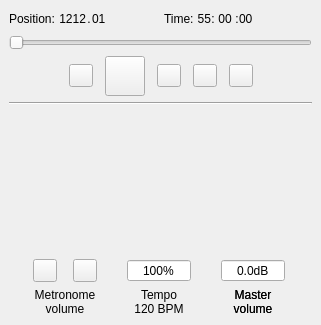
<?xml version="1.0" encoding="UTF-8"?>
<ui version="4.0">
 <class>PlayPanelBase</class>
 <widget class="QDockWidget" name="PlayPanelBase">
  <property name="geometry">
   <rect>
    <x>0</x>
    <y>0</y>
    <width>265</width>
    <height>325</height>
   </rect>
  </property>
  <property name="minimumSize">
   <size>
    <width>321</width>
    <height>325</height>
   </size>
  </property>
  <property name="floating">
   <bool>true</bool>
  </property>
  <property name="features">
   <set>QDockWidget::DockWidgetClosable|QDockWidget::DockWidgetMovable|QDockWidget::DockWidgetFloatable</set>
  </property>
  <property name="windowTitle">
   <string>Play Panel</string>
  </property>
  <widget class="QWidget" name="dockWidgetContents">
   <layout class="QVBoxLayout" name="verticalLayout">
    <item>
     <layout class="QGridLayout" name="gridLayout">
      <property name="topMargin">
       <number>0</number>
      </property>
      <property name="verticalSpacing">
       <number>0</number>
      </property>
      <item row="1" column="0">
       <layout class="QHBoxLayout" name="horizontalLayout_2">
        <property name="spacing">
         <number>0</number>
        </property>
        <property name="topMargin">
         <number>0</number>
        </property>
        <item>
         <widget class="QLabel" name="measureBeatTag">
          <property name="sizePolicy">
           <sizepolicy hsizetype="Minimum" vsizetype="Preferred">
            <horstretch>0</horstretch>
            <verstretch>0</verstretch>
           </sizepolicy>
          </property>
          <property name="maximumSize">
           <size>
            <width>1000</width>
            <height>32</height>
           </size>
          </property>
          <property name="toolTip">
           <string>Measure.Beat</string>
          </property>
          <property name="text">
           <string>Position:</string>
          </property>
         </widget>
        </item>
        <item>
         <widget class="QLabel" name="measureLabel">
          <property name="sizePolicy">
           <sizepolicy hsizetype="Minimum" vsizetype="Preferred">
            <horstretch>0</horstretch>
            <verstretch>0</verstretch>
           </sizepolicy>
          </property>
          <property name="minimumSize">
           <size>
            <width>12</width>
            <height>0</height>
           </size>
          </property>
          <property name="maximumSize">
           <size>
            <width>48</width>
            <height>32</height>
           </size>
          </property>
          <property name="text">
           <string notr="true" extracomment="placeholder"> 1212</string>
          </property>
          <property name="alignment">
           <set>Qt::AlignRight|Qt::AlignTrailing|Qt::AlignVCenter</set>
          </property>
          <property name="indent">
           <number>-1</number>
          </property>
         </widget>
        </item>
        <item>
         <widget class="QLabel" name="measureBeatDot">
          <property name="sizePolicy">
           <sizepolicy hsizetype="Fixed" vsizetype="Preferred">
            <horstretch>0</horstretch>
            <verstretch>0</verstretch>
           </sizepolicy>
          </property>
          <property name="minimumSize">
           <size>
            <width>6</width>
            <height>0</height>
           </size>
          </property>
          <property name="maximumSize">
           <size>
            <width>6</width>
            <height>32</height>
           </size>
          </property>
          <property name="text">
           <string notr="true">.</string>
          </property>
          <property name="alignment">
           <set>Qt::AlignCenter</set>
          </property>
         </widget>
        </item>
        <item>
         <widget class="QLabel" name="beatLabel">
          <property name="sizePolicy">
           <sizepolicy hsizetype="Fixed" vsizetype="Preferred">
            <horstretch>0</horstretch>
            <verstretch>0</verstretch>
           </sizepolicy>
          </property>
          <property name="minimumSize">
           <size>
            <width>20</width>
            <height>0</height>
           </size>
          </property>
          <property name="maximumSize">
           <size>
            <width>20</width>
            <height>32</height>
           </size>
          </property>
          <property name="text">
           <string notr="true" extracomment="placeholder">01</string>
          </property>
          <property name="alignment">
           <set>Qt::AlignLeading|Qt::AlignLeft|Qt::AlignVCenter</set>
          </property>
         </widget>
        </item>
        <item>
         <spacer name="horizontalSpacer_2">
          <property name="orientation">
           <enum>Qt::Horizontal</enum>
          </property>
          <property name="sizeHint" stdset="0">
           <size>
            <width>10</width>
            <height>20</height>
           </size>
          </property>
         </spacer>
        </item>
       </layout>
      </item>
      <item row="1" column="1">
       <layout class="QHBoxLayout" name="horizontalLayout">
        <property name="spacing">
         <number>0</number>
        </property>
        <item>
         <widget class="QLabel" name="timeTag">
          <property name="sizePolicy">
           <sizepolicy hsizetype="Minimum" vsizetype="Preferred">
            <horstretch>0</horstretch>
            <verstretch>0</verstretch>
           </sizepolicy>
          </property>
          <property name="maximumSize">
           <size>
            <width>1000</width>
            <height>32</height>
           </size>
          </property>
          <property name="text">
           <string>Time:</string>
          </property>
          <property name="alignment">
           <set>Qt::AlignLeading|Qt::AlignLeft|Qt::AlignVCenter</set>
          </property>
         </widget>
        </item>
        <item>
         <widget class="QLabel" name="hourLabel">
          <property name="sizePolicy">
           <sizepolicy hsizetype="Minimum" vsizetype="Preferred">
            <horstretch>0</horstretch>
            <verstretch>0</verstretch>
           </sizepolicy>
          </property>
          <property name="minimumSize">
           <size>
            <width>10</width>
            <height>0</height>
           </size>
          </property>
          <property name="maximumSize">
           <size>
            <width>24</width>
            <height>32</height>
           </size>
          </property>
          <property name="text">
           <string notr="true" extracomment="placeholder"> 55</string>
          </property>
          <property name="alignment">
           <set>Qt::AlignRight|Qt::AlignTrailing|Qt::AlignVCenter</set>
          </property>
         </widget>
        </item>
        <item>
         <widget class="QLabel" name="timeColon1">
          <property name="sizePolicy">
           <sizepolicy hsizetype="Fixed" vsizetype="Preferred">
            <horstretch>0</horstretch>
            <verstretch>0</verstretch>
           </sizepolicy>
          </property>
          <property name="minimumSize">
           <size>
            <width>4</width>
            <height>0</height>
           </size>
          </property>
          <property name="maximumSize">
           <size>
            <width>4</width>
            <height>32</height>
           </size>
          </property>
          <property name="text">
           <string notr="true">:</string>
          </property>
          <property name="alignment">
           <set>Qt::AlignCenter</set>
          </property>
         </widget>
        </item>
        <item>
         <widget class="QLabel" name="minuteLabel">
          <property name="sizePolicy">
           <sizepolicy hsizetype="Fixed" vsizetype="Preferred">
            <horstretch>0</horstretch>
            <verstretch>0</verstretch>
           </sizepolicy>
          </property>
          <property name="minimumSize">
           <size>
            <width>20</width>
            <height>0</height>
           </size>
          </property>
          <property name="maximumSize">
           <size>
            <width>20</width>
            <height>32</height>
           </size>
          </property>
          <property name="text">
           <string notr="true" extracomment="placeholder">00</string>
          </property>
          <property name="alignment">
           <set>Qt::AlignCenter</set>
          </property>
         </widget>
        </item>
        <item>
         <widget class="QLabel" name="timeColon2">
          <property name="sizePolicy">
           <sizepolicy hsizetype="Fixed" vsizetype="Preferred">
            <horstretch>0</horstretch>
            <verstretch>0</verstretch>
           </sizepolicy>
          </property>
          <property name="minimumSize">
           <size>
            <width>4</width>
            <height>0</height>
           </size>
          </property>
          <property name="maximumSize">
           <size>
            <width>4</width>
            <height>32</height>
           </size>
          </property>
          <property name="text">
           <string notr="true">:</string>
          </property>
          <property name="alignment">
           <set>Qt::AlignCenter</set>
          </property>
         </widget>
        </item>
        <item>
         <widget class="QLabel" name="secondLabel">
          <property name="sizePolicy">
           <sizepolicy hsizetype="Fixed" vsizetype="Preferred">
            <horstretch>0</horstretch>
            <verstretch>0</verstretch>
           </sizepolicy>
          </property>
          <property name="minimumSize">
           <size>
            <width>20</width>
            <height>0</height>
           </size>
          </property>
          <property name="maximumSize">
           <size>
            <width>20</width>
            <height>32</height>
           </size>
          </property>
          <property name="text">
           <string notr="true" extracomment="placeholder">00</string>
          </property>
          <property name="alignment">
           <set>Qt::AlignLeading|Qt::AlignLeft|Qt::AlignVCenter</set>
          </property>
         </widget>
        </item>
        <item>
         <spacer name="horizontalSpacer_4">
          <property name="orientation">
           <enum>Qt::Horizontal</enum>
          </property>
          <property name="sizeHint" stdset="0">
           <size>
            <width>10</width>
            <height>20</height>
           </size>
          </property>
         </spacer>
        </item>
       </layout>
      </item>
     </layout>
    </item>
    <item>
     <widget class="QSlider" name="posSlider">
      <property name="focusPolicy">
       <enum>Qt::TabFocus</enum>
      </property>
      <property name="toolTip">
       <string>Playback position</string>
      </property>
      <property name="accessibleName">
       <string>Playback position</string>
      </property>
      <property name="orientation">
       <enum>Qt::Horizontal</enum>
      </property>
     </widget>
    </item>
    <item>
     <layout class="QGridLayout" name="buttonsLayout">
      <property name="topMargin">
       <number>0</number>
      </property>
      <property name="horizontalSpacing">
       <number>12</number>
      </property>
      <item row="0" column="1">
       <widget class="QToolButton" name="rewindButton">
        <property name="text">
         <string notr="true"/>
        </property>
        <property name="icon">
         <iconset resource="musescore.qrc">
          <normaloff>:/data/icons/media-skip-backward.svg</normaloff>:/data/icons/media-skip-backward.svg</iconset>
        </property>
       </widget>
      </item>
      <item row="0" column="5">
       <widget class="QToolButton" name="loopOutButton">
        <property name="text">
         <string notr="true"/>
        </property>
        <property name="icon">
         <iconset resource="musescore.qrc">
          <normaloff>:/data/icons/media-playback-loop-out.svg</normaloff>:/data/icons/media-playback-loop-out.svg</iconset>
        </property>
       </widget>
      </item>
      <item row="0" column="4">
       <widget class="QToolButton" name="loopButton">
        <property name="text">
         <string notr="true"/>
        </property>
        <property name="icon">
         <iconset resource="musescore.qrc">
          <normaloff>:/data/icons/media-playback-loop.svg</normaloff>:/data/icons/media-playback-loop.svg</iconset>
        </property>
        <property name="checkable">
         <bool>true</bool>
        </property>
       </widget>
      </item>
      <item row="0" column="3">
       <widget class="QToolButton" name="loopInButton">
        <property name="text">
         <string notr="true"/>
        </property>
        <property name="icon">
         <iconset resource="musescore.qrc">
          <normaloff>:/data/icons/media-playback-loop-in.svg</normaloff>:/data/icons/media-playback-loop-in.svg</iconset>
        </property>
       </widget>
      </item>
      <item row="0" column="0">
       <spacer name="horizontalSpacer_3">
        <property name="orientation">
         <enum>Qt::Horizontal</enum>
        </property>
        <property name="sizeHint" stdset="0">
         <size>
          <width>5</width>
          <height>20</height>
         </size>
        </property>
       </spacer>
      </item>
      <item row="0" column="2">
       <widget class="QToolButton" name="playButton">
        <property name="minimumSize">
         <size>
          <width>40</width>
          <height>40</height>
         </size>
        </property>
        <property name="maximumSize">
         <size>
          <width>40</width>
          <height>40</height>
         </size>
        </property>
        <property name="text">
         <string notr="true"/>
        </property>
        <property name="icon">
         <iconset resource="musescore.qrc">
          <normaloff>:/data/icons/media-playback-start.svg</normaloff>:/data/icons/media-playback-start.svg</iconset>
        </property>
        <property name="checkable">
         <bool>true</bool>
        </property>
       </widget>
      </item>
      <item row="0" column="6">
       <spacer name="horizontalSpacer_5">
        <property name="orientation">
         <enum>Qt::Horizontal</enum>
        </property>
        <property name="sizeHint" stdset="0">
         <size>
          <width>5</width>
          <height>20</height>
         </size>
        </property>
       </spacer>
      </item>
     </layout>
    </item>
    <item>
     <widget class="Line" name="line">
      <property name="orientation">
       <enum>Qt::Horizontal</enum>
      </property>
     </widget>
    </item>
    <item>
     <layout class="QGridLayout" name="slidersEtcLayout">
      <property name="sizeConstraint">
       <enum>QLayout::SetDefaultConstraint</enum>
      </property>
      <property name="leftMargin">
       <number>0</number>
      </property>
      <property name="topMargin">
       <number>0</number>
      </property>
      <property name="rightMargin">
       <number>0</number>
      </property>
      <property name="bottomMargin">
       <number>0</number>
      </property>
      <property name="spacing">
       <number>6</number>
      </property>
      <item row="2" column="0">
       <layout class="QHBoxLayout" name="metronomeTagLayout">
        <property name="topMargin">
         <number>0</number>
        </property>
        <item>
         <widget class="QLabel" name="metronomeTag">
          <property name="sizePolicy">
           <sizepolicy hsizetype="Minimum" vsizetype="Fixed">
            <horstretch>0</horstretch>
            <verstretch>0</verstretch>
           </sizepolicy>
          </property>
          <property name="maximumSize">
           <size>
            <width>16777215</width>
            <height>36</height>
           </size>
          </property>
          <property name="text">
           <string>Metronome
volume</string>
          </property>
          <property name="textFormat">
           <enum>Qt::PlainText</enum>
          </property>
          <property name="alignment">
           <set>Qt::AlignCenter</set>
          </property>
         </widget>
        </item>
       </layout>
      </item>
      <item row="0" column="0">
       <layout class="QHBoxLayout" name="metroSliderLayout">
        <property name="topMargin">
         <number>0</number>
        </property>
        <item>
         <spacer name="metroSliderSpacer">
          <property name="orientation">
           <enum>Qt::Horizontal</enum>
          </property>
          <property name="sizeType">
           <enum>QSizePolicy::Fixed</enum>
          </property>
          <property name="sizeHint" stdset="0">
           <size>
            <width>20</width>
            <height>20</height>
           </size>
          </property>
         </spacer>
        </item>
        <item>
         <widget class="Awl::VolSlider" name="mgainSlider" native="true">
          <property name="sizePolicy">
           <sizepolicy hsizetype="Fixed" vsizetype="MinimumExpanding">
            <horstretch>0</horstretch>
            <verstretch>0</verstretch>
           </sizepolicy>
          </property>
          <property name="minimumSize">
           <size>
            <width>0</width>
            <height>64</height>
           </size>
          </property>
          <property name="maximumSize">
           <size>
            <width>128</width>
            <height>512</height>
           </size>
          </property>
          <property name="focusPolicy">
           <enum>Qt::TabFocus</enum>
          </property>
          <property name="toolTip">
           <string>Metronome volume</string>
          </property>
          <property name="accessibleName">
           <string>Metronome volume</string>
          </property>
          <property name="accessibleDescription">
           <string>Use up and down arrows to change value</string>
          </property>
          <property name="autoFillBackground">
           <bool>false</bool>
          </property>
         </widget>
        </item>
       </layout>
      </item>
      <item row="1" column="1">
       <layout class="QHBoxLayout" name="tempoPercentLayout">
        <item>
         <widget class="QSpinBox" name="speedSpinBox">
          <property name="sizePolicy">
           <sizepolicy hsizetype="Fixed" vsizetype="Fixed">
            <horstretch>0</horstretch>
            <verstretch>0</verstretch>
           </sizepolicy>
          </property>
          <property name="maximumSize">
           <size>
            <width>64</width>
            <height>16777215</height>
           </size>
          </property>
          <property name="toolTip">
           <string>Playback speed (as percentage)</string>
          </property>
          <property name="accessibleName">
           <string>Playback speed (as percentage)</string>
          </property>
          <property name="alignment">
           <set>Qt::AlignCenter</set>
          </property>
          <property name="buttonSymbols">
           <enum>QAbstractSpinBox::NoButtons</enum>
          </property>
          <property name="suffix">
           <string>%</string>
          </property>
          <property name="minimum">
           <number>10</number>
          </property>
          <property name="maximum">
           <number>300</number>
          </property>
          <property name="singleStep">
           <number>5</number>
          </property>
          <property name="value">
           <number>100</number>
          </property>
         </widget>
        </item>
       </layout>
      </item>
      <item row="1" column="2">
       <layout class="QHBoxLayout" name="volumeTextLayout">
        <property name="leftMargin">
         <number>0</number>
        </property>
        <property name="topMargin">
         <number>0</number>
        </property>
        <property name="rightMargin">
         <number>0</number>
        </property>
        <property name="bottomMargin">
         <number>0</number>
        </property>
        <item>
         <widget class="QDoubleSpinBox" name="volSpinBox">
          <property name="sizePolicy">
           <sizepolicy hsizetype="Fixed" vsizetype="Fixed">
            <horstretch>0</horstretch>
            <verstretch>0</verstretch>
           </sizepolicy>
          </property>
          <property name="maximumSize">
           <size>
            <width>64</width>
            <height>16777215</height>
           </size>
          </property>
          <property name="toolTip">
           <string>Master volume (decibel)</string>
          </property>
          <property name="accessibleName">
           <string>Master volume (decibel)</string>
          </property>
          <property name="alignment">
           <set>Qt::AlignCenter</set>
          </property>
          <property name="buttonSymbols">
           <enum>QAbstractSpinBox::NoButtons</enum>
          </property>
          <property name="suffix">
           <string extracomment="decibel">dB</string>
          </property>
          <property name="decimals">
           <number>1</number>
          </property>
         </widget>
        </item>
       </layout>
      </item>
      <item row="0" column="2">
       <layout class="QHBoxLayout" name="volumeSliderLayout">
        <property name="topMargin">
         <number>0</number>
        </property>
        <item>
         <widget class="Awl::VolSlider" name="volumeSlider" native="true">
          <property name="sizePolicy">
           <sizepolicy hsizetype="Preferred" vsizetype="MinimumExpanding">
            <horstretch>0</horstretch>
            <verstretch>0</verstretch>
           </sizepolicy>
          </property>
          <property name="minimumSize">
           <size>
            <width>0</width>
            <height>64</height>
           </size>
          </property>
          <property name="maximumSize">
           <size>
            <width>128</width>
            <height>512</height>
           </size>
          </property>
          <property name="focusPolicy">
           <enum>Qt::TabFocus</enum>
          </property>
          <property name="toolTip">
           <string>Master volume</string>
          </property>
          <property name="accessibleName">
           <string>Master volume</string>
          </property>
          <property name="accessibleDescription">
           <string>Use up and down arrows to change value</string>
          </property>
         </widget>
        </item>
       </layout>
      </item>
      <item row="1" column="0">
       <layout class="QHBoxLayout" name="metonomeButtonsLayout">
        <property name="spacing">
         <number>-1</number>
        </property>
        <item>
         <widget class="QToolButton" name="countInButton">
          <property name="sizePolicy">
           <sizepolicy hsizetype="Fixed" vsizetype="Fixed">
            <horstretch>0</horstretch>
            <verstretch>0</verstretch>
           </sizepolicy>
          </property>
          <property name="maximumSize">
           <size>
            <width>16777215</width>
            <height>16777215</height>
           </size>
          </property>
          <property name="text">
           <string notr="true"/>
          </property>
          <property name="icon">
           <iconset resource="musescore.qrc">
            <normaloff>:/data/icons/media-playback-countin.svg</normaloff>:/data/icons/media-playback-countin.svg</iconset>
          </property>
         </widget>
        </item>
        <item>
         <spacer name="horizontalSpacer">
          <property name="orientation">
           <enum>Qt::Horizontal</enum>
          </property>
          <property name="sizeType">
           <enum>QSizePolicy::Fixed</enum>
          </property>
          <property name="sizeHint" stdset="0">
           <size>
            <width>10</width>
            <height>20</height>
           </size>
          </property>
         </spacer>
        </item>
        <item>
         <widget class="QToolButton" name="metronomeButton">
          <property name="sizePolicy">
           <sizepolicy hsizetype="Fixed" vsizetype="Fixed">
            <horstretch>0</horstretch>
            <verstretch>0</verstretch>
           </sizepolicy>
          </property>
          <property name="maximumSize">
           <size>
            <width>16777215</width>
            <height>16777215</height>
           </size>
          </property>
          <property name="text">
           <string notr="true"/>
          </property>
          <property name="icon">
           <iconset resource="musescore.qrc">
            <normaloff>:/data/icons/media-playback-metronome.svg</normaloff>:/data/icons/media-playback-metronome.svg</iconset>
          </property>
         </widget>
        </item>
       </layout>
      </item>
      <item row="2" column="1">
       <layout class="QHBoxLayout" name="tempoLabelLayout">
        <item>
         <widget class="QLabel" name="tempoLabel">
          <property name="sizePolicy">
           <sizepolicy hsizetype="Minimum" vsizetype="Fixed">
            <horstretch>0</horstretch>
            <verstretch>0</verstretch>
           </sizepolicy>
          </property>
          <property name="maximumSize">
           <size>
            <width>16777215</width>
            <height>36</height>
           </size>
          </property>
          <property name="toolTip">
           <string>Actual tempo in quarter notes per minute</string>
          </property>
          <property name="frameShape">
           <enum>QFrame::NoFrame</enum>
          </property>
          <property name="lineWidth">
           <number>2</number>
          </property>
          <property name="midLineWidth">
           <number>2</number>
          </property>
          <property name="text">
           <string notr="true">Tempo
120 BPM</string>
          </property>
          <property name="textFormat">
           <enum>Qt::PlainText</enum>
          </property>
          <property name="alignment">
           <set>Qt::AlignCenter</set>
          </property>
          <property name="textInteractionFlags">
           <set>Qt::NoTextInteraction</set>
          </property>
         </widget>
        </item>
       </layout>
      </item>
      <item row="2" column="2">
       <layout class="QHBoxLayout" name="volumeTagLayout">
        <property name="topMargin">
         <number>0</number>
        </property>
        <item>
         <widget class="QLabel" name="volumeTag">
          <property name="sizePolicy">
           <sizepolicy hsizetype="Minimum" vsizetype="Fixed">
            <horstretch>0</horstretch>
            <verstretch>0</verstretch>
           </sizepolicy>
          </property>
          <property name="maximumSize">
           <size>
            <width>128</width>
            <height>16777215</height>
           </size>
          </property>
          <property name="mouseTracking">
           <bool>true</bool>
          </property>
          <property name="text">
           <string extracomment="short text for volume slider">Master
volume</string>
          </property>
          <property name="textFormat">
           <enum>Qt::PlainText</enum>
          </property>
          <property name="alignment">
           <set>Qt::AlignCenter</set>
          </property>
         </widget>
        </item>
       </layout>
      </item>
      <item row="0" column="1">
       <layout class="QHBoxLayout" name="speedSliderLayout">
        <property name="topMargin">
         <number>0</number>
        </property>
        <item>
         <widget class="Awl::Slider" name="speedSlider" native="true">
          <property name="sizePolicy">
           <sizepolicy hsizetype="Preferred" vsizetype="MinimumExpanding">
            <horstretch>0</horstretch>
            <verstretch>0</verstretch>
           </sizepolicy>
          </property>
          <property name="minimumSize">
           <size>
            <width>0</width>
            <height>64</height>
           </size>
          </property>
          <property name="maximumSize">
           <size>
            <width>128</width>
            <height>16777215</height>
           </size>
          </property>
          <property name="focusPolicy">
           <enum>Qt::TabFocus</enum>
          </property>
          <property name="toolTip">
           <string>Playback speed</string>
          </property>
          <property name="accessibleName">
           <string>Playback speed</string>
          </property>
          <property name="accessibleDescription">
           <string>Use up and down arrows to change value</string>
          </property>
          <property name="value" stdset="0">
           <double>100.000000000000000</double>
          </property>
          <property name="scaleWidth" stdset="0">
           <number>7</number>
          </property>
          <property name="minValue" stdset="0">
           <double>10.000000000000000</double>
          </property>
          <property name="maxValue" stdset="0">
           <double>300.000000000000000</double>
          </property>
          <property name="lineStep" stdset="0">
           <double>1.000000000000000</double>
          </property>
          <property name="pageStep" stdset="0">
           <double>10.000000000000000</double>
          </property>
         </widget>
        </item>
       </layout>
      </item>
      <item row="0" column="2">
       <layout class="QHBoxLayout" name="volumeSliderLayout">
        <property name="topMargin">
         <number>0</number>
        </property>
        <item>
         <widget class="Awl::VolSlider" name="volumeSlider" native="true">
          <property name="sizePolicy">
           <sizepolicy hsizetype="Preferred" vsizetype="MinimumExpanding">
            <horstretch>0</horstretch>
            <verstretch>0</verstretch>
           </sizepolicy>
          </property>
          <property name="minimumSize">
           <size>
            <width>0</width>
            <height>64</height>
           </size>
          </property>
          <property name="maximumSize">
           <size>
            <width>128</width>
            <height>16777215</height>
           </size>
          </property>
          <property name="focusPolicy">
           <enum>Qt::TabFocus</enum>
          </property>
          <property name="toolTip">
           <string>Master volume</string>
          </property>
          <property name="accessibleName">
           <string>Master volume</string>
          </property>
          <property name="accessibleDescription">
           <string>Use up and down arrows to change value</string>
          </property>
         </widget>
        </item>
       </layout>
      </item>
      <item row="2" column="2">
       <layout class="QHBoxLayout" name="volumeTagLayout">
        <property name="topMargin">
         <number>0</number>
        </property>
        <item>
         <widget class="QLabel" name="volumeTag">
          <property name="sizePolicy">
           <sizepolicy hsizetype="Minimum" vsizetype="Fixed">
            <horstretch>0</horstretch>
            <verstretch>0</verstretch>
           </sizepolicy>
          </property>
          <property name="maximumSize">
           <size>
            <width>16777215</width>
            <height>36</height>
           </size>
          </property>
          <property name="mouseTracking">
           <bool>true</bool>
          </property>
          <property name="text">
           <string extracomment="short text for volume slider">Master
volume</string>
          </property>
          <property name="textFormat">
           <enum>Qt::PlainText</enum>
          </property>
          <property name="alignment">
           <set>Qt::AlignCenter</set>
          </property>
         </widget>
        </item>
       </layout>
      </item>
     </layout>
    </item>
   </layout>
  </widget>
 </widget>
 <customwidgets>
  <customwidget>
   <class>Awl::Slider</class>
   <extends>QWidget</extends>
   <header>awl/slider.h</header>
  </customwidget>
  <customwidget>
   <class>Awl::VolSlider</class>
   <extends>Awl::Slider</extends>
   <header>awl/volslider.h</header>
  </customwidget>
 </customwidgets>
 <resources>
  <include location="musescore.qrc"/>
 </resources>
 <connections/>
</ui>
